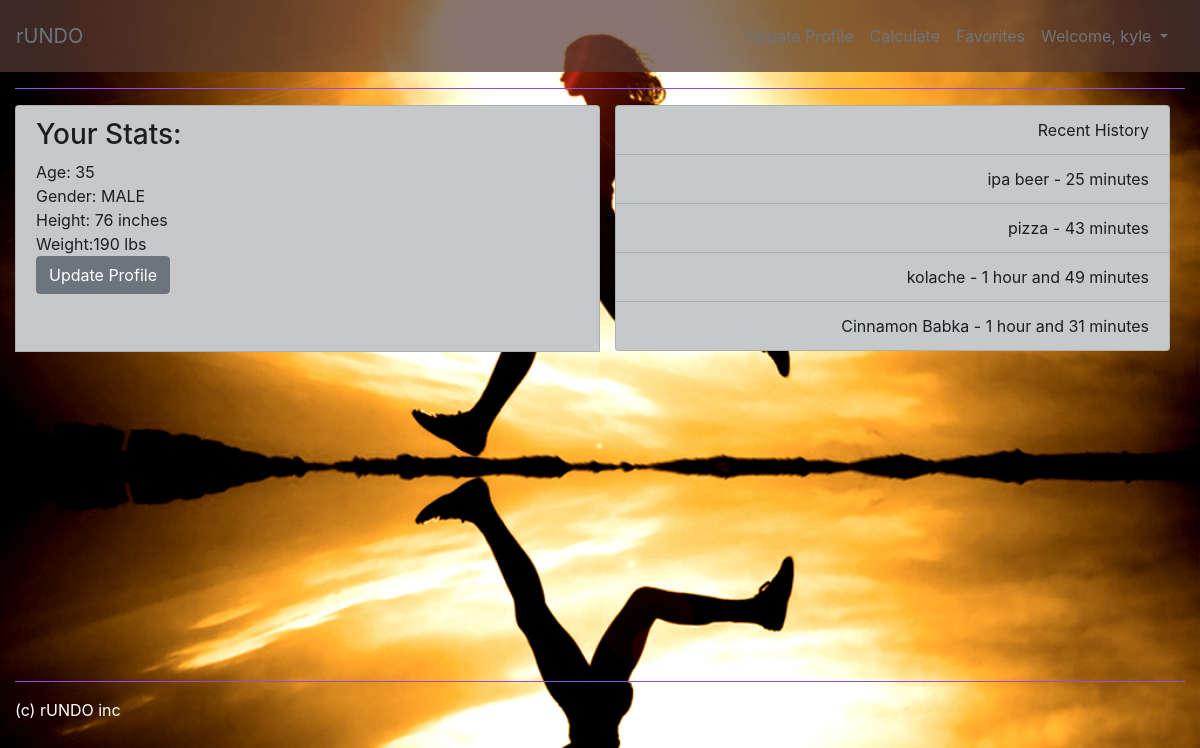
The app's page /profile/ (signed in) with its own data.
### RunDoApp/models.py (models this page shows, shortened)
class UserProfile(models.Model):
    userName = models.CharField(max_length=30)
    age = models.IntegerField()
    gender = models.CharField(choices=GENDER_CHOICES, max_length=6)
    height = models.IntegerField()
    weight = models.IntegerField()
    user = models.OneToOneField(User)

class FoodData(models.Model):
        food_name = models.CharField(max_length=100)
        serving_size = models.FloatField()                 #'3' oz, '5' cup, etc.
        serving_units = models.CharField(max_length=30)       #tbsp, oz, cup, etc
        serving_calories = models.FloatField()
        user_servings = models.FloatField()           #how much user ate
        total_calories = models.FloatField()
        user = models.ForeignKey(User)
        timestamp = models.DateTimeField(default=timezone.now)
        exerciseCapacity = models.ForeignKey(ExerciseCapacity, on_delete=models.CASCADE)
        time_to_run = models.FloatField()
        def __str__(self):
            return self.food_name + " " + str(self.total_calories)
        def get_readable_time(self):
            time_hours = self.time_to_run
            minutes = round(time_hours * 60)
            if minutes < 60:
                return str(minutes) + ' minutes'
            hours = int(minutes / 60)
            minutes -= hours * 60
            output = ''
            if hours == 1:
                output += '1 hour'
            else:
                output += str(hours) + ' hours'
            if minutes > 0:
                output += ' and ' + str(minutes) + ' minutes'
            return output

### RunDoApp/views.py (the view)
# urls.py: url(r'^profile/$', views.profile, name='profile'),
def profile(request):
    profile = get_object_or_404(UserProfile, user=request.user)
    data = FoodData.objects.filter(user=request.user)
    most_recent_history = FoodData.objects.filter(user=request.user).order_by('-timestamp')[:4]
    print(most_recent_history)
    context = {'profile': profile, 'data': data, 'most_recent_history': most_recent_history}
    return render(request, 'RunDoApp/profile.html', context)

### RunDoApp/templates/RunDoApp/profile.html
{% extends 'RunDoApp/base.html' %}
{% block content %}
<div class="container-fluid">
    <div class="row">
        <div class="col-sm-6 text-left list-group-item list-group-item-dark" id="">
        <h3>Your Stats:</h3>
            <div>Age: {{profile.age}}</div>
            <div>Gender: {{profile.gender}}</div>
            <div>Height: {{profile.height}} inches</div>
            <div>Weight:{{profile.weight}} lbs</div>
           <a type="submit" class="btn btn-secondary btn-md" href="{% url 'RunDoApp:updateProfile' %}">Update Profile</a>
        </div>
        <div class="col-sm-6 text-right">
            <ul class="list-group" style="color:black">
                <li class="list-group-item list-group-item-dark">Recent History</li>
                {% for history in most_recent_history %}
                   <li class="list-group-item list-group-item-dark">{{history.food_name}} - {{history.get_readable_time}}</li>
                {% endfor %}
            </ul>
        </div>
    </div>
</div>
{% endblock %}

### RunDoApp/templates/RunDoApp/base.html (shortened to what this page needs)
{% load static %}
<head>
    <link rel="stylesheet" type="text/css" href="{% static 'RunDoApp/style.css' %}"/>
    <link rel="stylesheet" href="https://maxcdn.bootstrapcdn.com/bootstrap/4.0.0-beta.2/css/bootstrap.min.css">
</head>
<header>
    <div class="">
        <nav class="navbar navbar-expand-md navbar-light d-flex" style="background-color: rgba(86, 59, 50,0.7);">
       <a class="navbar-brand text-secondary" href="{% url 'RunDoApp:index' %}">rUNDO</a>
       <div class="collapse navbar-collapse" id="navbarSupportedContent">
           <ul class="navbar-nav ml-auto p-2">
               <li class="nav-item">
                   <a class="nav-link text-secondary" href="{% url 'RunDoApp:updateProfile' %}"></a>
               </li>
               <li class="nav-item">
                   <a class="nav-link text-secondary" href="{% url 'RunDoApp:calculatePage' %}">Calculate</a>
               </li>
               <li class="nav-item">
                   <a class="nav-link text-secondary" href="{% url 'RunDoApp:favorites' %}">Favorites</a>
               </li>
               {% if request.user.is_authenticated %}
                   <li class="nav-item dropdown">
                       <a class="nav-link dropdown-toggle text-secondary" href="#" id="navbarDropdown" role="button" data-toggle="dropdown" aria-haspopup="true" aria-expanded="false">
                         Welcome, {{ user.username }}
                       </a>
                   </li>
               {% else %}
                   <li class="nav-item">
                       <a class="nav-link" href="{% url 'RunDoApp:index' %}">Sign in</a>
                   </li>
               {% endif %}
           </ul>
       </div>
   </nav>
    </div>
</header>
<body>
   <div class="container-fluid">
        <div class="">
            <div class="">
                <hr style="background-color:#a754ff"/>
            </div>
            <div id="block_content">
                {% block content %}{% endblock %}
            </div>
            <div class="" id="footer">
                <hr style="background-color:#a754ff"/>
                <div id="copyright">(c) rUNDO inc</div>
            </div>
        </div>
    </div>
</body>

### RunDoApp/static/RunDoApp/style.css (style rules this page uses)
body { background-image: url("images/womanrunning.jpg"); background-size: cover; }
#copyright { color: white; }
body { font-family: "Roboto", "Lucida Grande", Verdana, Arial, sans-serif; }
#block_content { height: 70%; }

### records on screen
UserProfile: age "35", gender "MALE", height "76", weight "190"
FoodData: food_name "ipa beer", get_readable_time "25 minutes"
FoodData: food_name "pizza", get_readable_time "43 minutes"
FoodData: food_name "kolache", get_readable_time "1 hour and 49 minutes"
FoodData: food_name "Cinnamon Babka", get_readable_time "1 hour and 31 minutes"

### other values on screen
{{ user.username }} "kyle"
